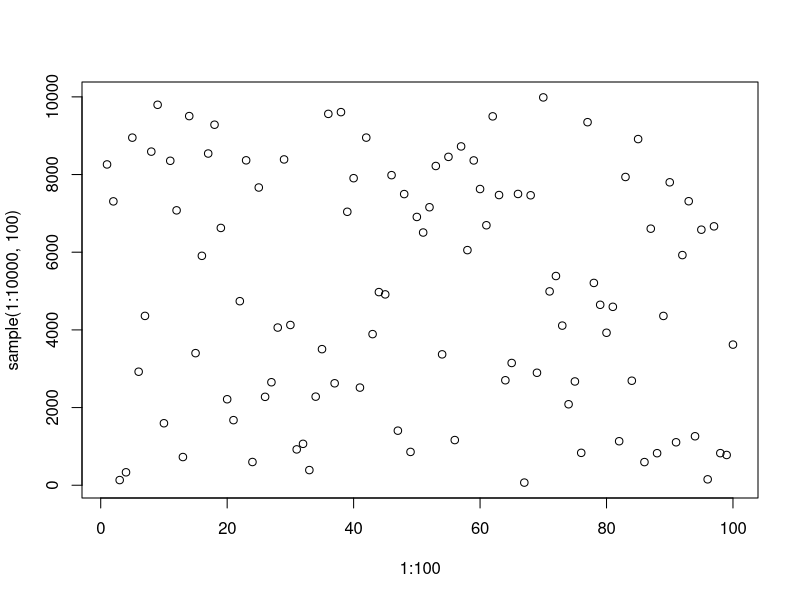

R code for this plot:
## ---- chunk 1
knitr::opts_chunk$set(echo = TRUE)
def.chunk.hook  <- knitr::knit_hooks$get("chunk")
knitr::knit_hooks$set(chunk = function(x, options) {
  x <- def.chunk.hook(x, options)
  ifelse(options$size != "normalsize", paste0("\n \\", options$size,"\n\n", x, "\n\n \\normalsize"), paste0("\n \\", "footnotesize","\n\n", x, "\n\n \\normalsize"))
})
## ---- chunk 2
library("dplyr")
worldTFR <- read.csv('./worldTFR.csv')
## ---- chunk 3
worldTFR.na <- worldTFR %>% 
  filter(complete.cases(.)) # na.omit()
worldTFR.na %>% 
  arrange(Year, TFR)
## ---- chunk 4
plot(1:100, sample(1:10000, 100))
